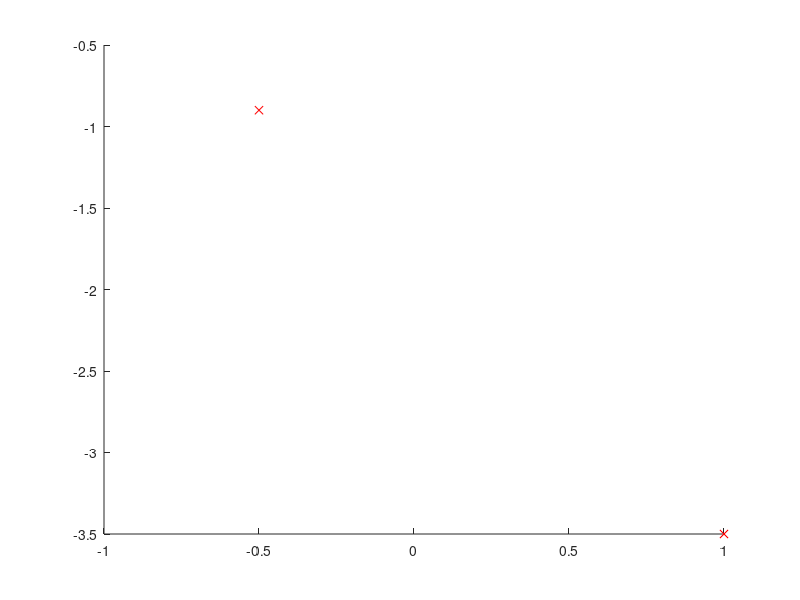

The MATLAB source for this figure: (Note: this script raises an error after producing the figure.)
%testpontsonline

p1=[-0.5 -0.9 3]; %point1
p2=[1 -3.5 5]; %point2

%p1=[0 0 0]; %point1
%p2=[1 0 0]; %point2

line(p1(1),p1(2),p1(3),'marker','x','color','r')
line(p2(1),p2(2),p2(3),'marker','x','color','r')

numPoints=500;
tic
points=pointsOnLine(p1,p2,numPoints);
toc
line(points(:,1),points(:,2),points(:,3),'marker','o');

axis equal
view(3)